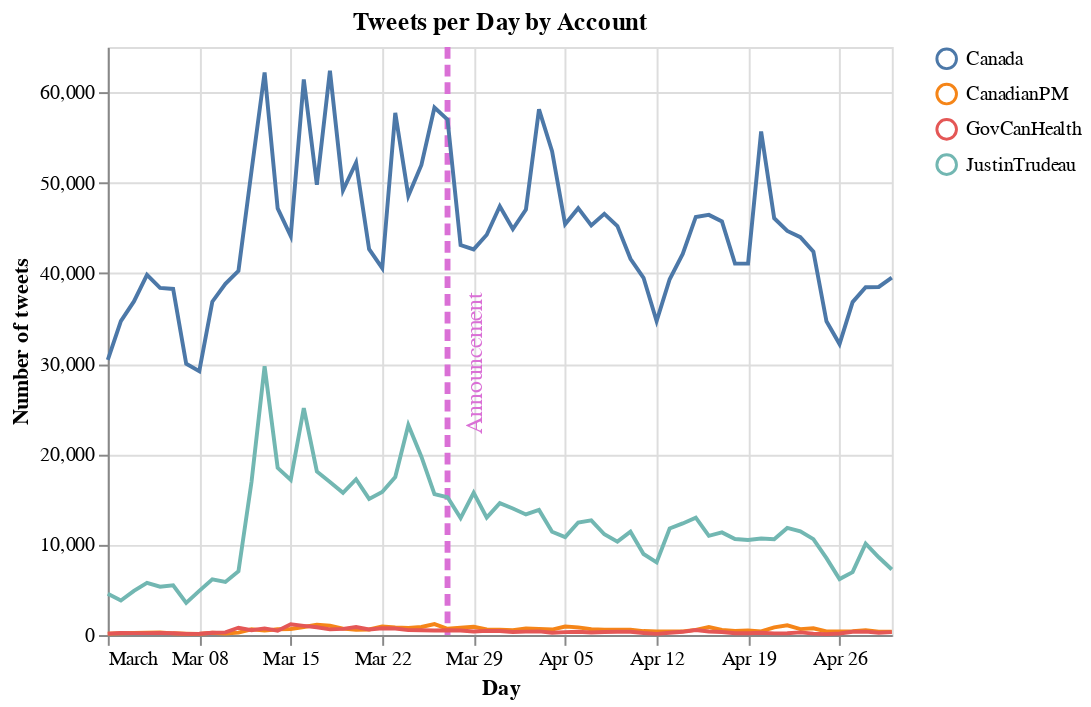

Here is the notebook cell this chart was saved with:
### Code cell
# tweets per day by account

alt.renderers.enable('mimetype')


df_aux = pd.DataFrame(df_tot.groupby(['account', 'day'])['content'].count()).reset_index()

base = alt.Chart(df_aux)

lines = base.mark_line().encode(
    x = alt.X('day:T', title="Day"),
    y = alt.Y('content:Q', title="Number of tweets"),
    color = alt.Color('account')#, title="Account")
).properties(
    title='Tweets per Day by Account'
)

rule = alt.Chart(pd.DataFrame({
    'day': ['2020-03-27'],
    'color': ['orchid']
})).mark_rule(size=3, strokeDash=[6,3]).encode(
  x='day:T',
  color=alt.Color('color:N', scale=None, title = "")
)

text = alt.Chart(pd.DataFrame({
    'day': ['2020-03-29'],
    'color': ['orchid'],
    'y': [30000]
})).mark_text(
    text='Announcement', angle=270, size=12
).encode(
    x='day:T', y='y',
    color=alt.Color('color:N', scale=None, title = "")
)

rule + lines + text

### Figure 1 — Vega-Lite specification as saved in the notebook (floating-point values rounded to 4 significant figures; data arrays with more than 128 entries replaced by an {"elided": "..."} marker saying what was removed)
{"$schema": "https://vega.github.io/schema/vega-lite/v4.8.1.json", "config": {"view": {"continuousHeight": 300, "continuousWidth": 400}}, "datasets": {"data-9b1a518d0e1aee36a8d6b9d861e8a5e0": [{"color": "orchid", "day": "2020-03-29", "y": 30000}], "data-daf439ad112062105ec1009affdc5e0f": [{"color": "orchid", "day": "2020-03-27"}], "data-fbdfd6108d0fc638eab474b5ed13280f": {"elided": "244 records"}}, "layer": [{"data": {"name": "data-daf439ad112062105ec1009affdc5e0f"}, "encoding": {"color": {"field": "color", "scale": null, "title": "", "type": "nominal"}, "x": {"field": "day", "type": "temporal"}}, "mark": {"size": 3, "strokeDash": [6, 3], "type": "rule"}}, {"data": {"name": "data-fbdfd6108d0fc638eab474b5ed13280f"}, "encoding": {"color": {"field": "account", "type": "nominal"}, "x": {"field": "day", "title": "Day", "type": "temporal"}, "y": {"field": "content", "title": "Number of tweets", "type": "quantitative"}}, "mark": "line", "title": "Tweets per Day by Account"}, {"data": {"name": "data-9b1a518d0e1aee36a8d6b9d861e8a5e0"}, "encoding": {"color": {"field": "color", "scale": null, "title": "", "type": "nominal"}, "x": {"field": "day", "type": "temporal"}, "y": {"field": "y", "type": "quantitative"}}, "mark": {"angle": 270, "size": 12, "text": "Announcement", "type": "text"}}]}
